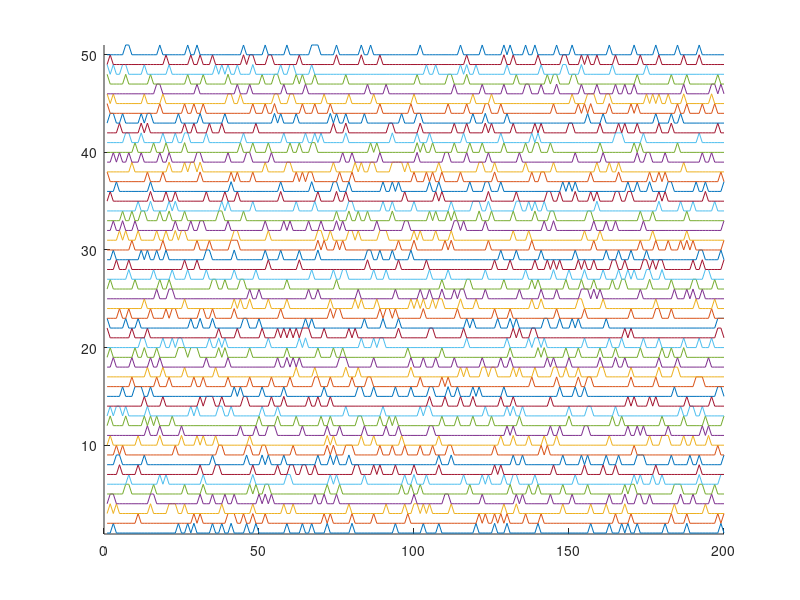
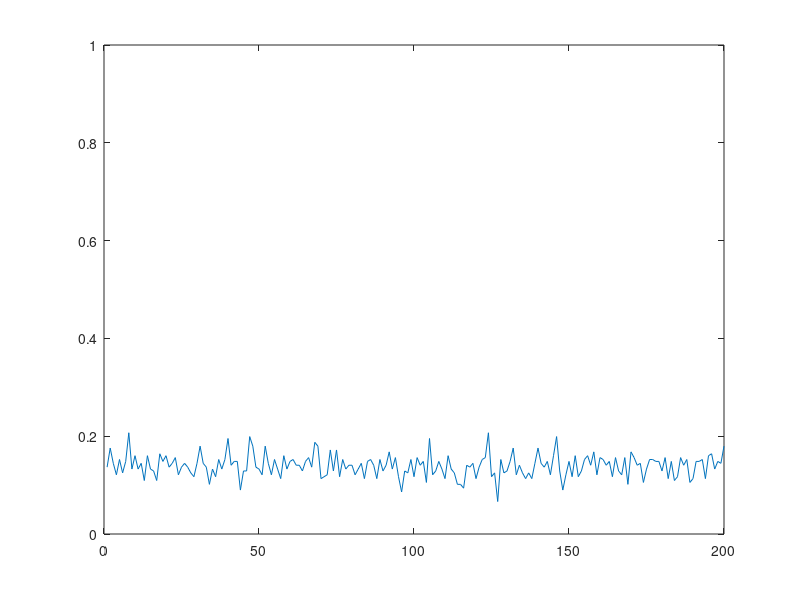
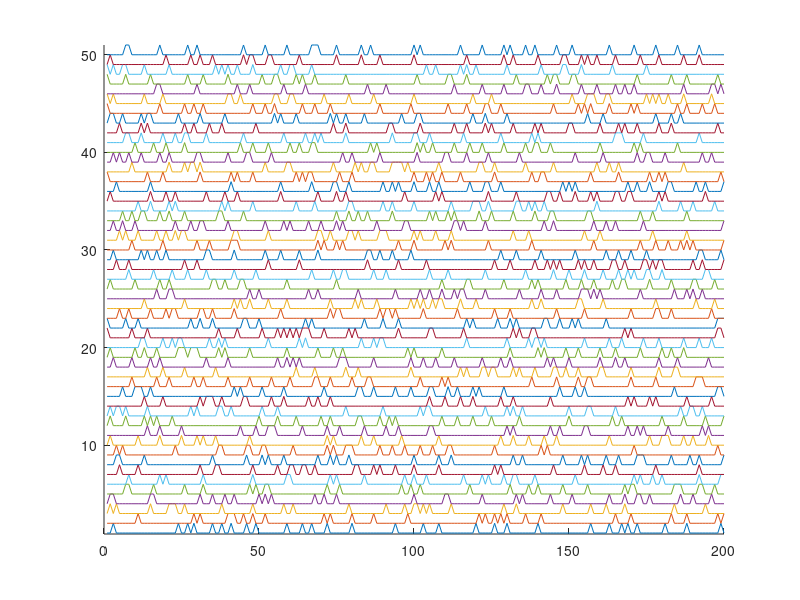
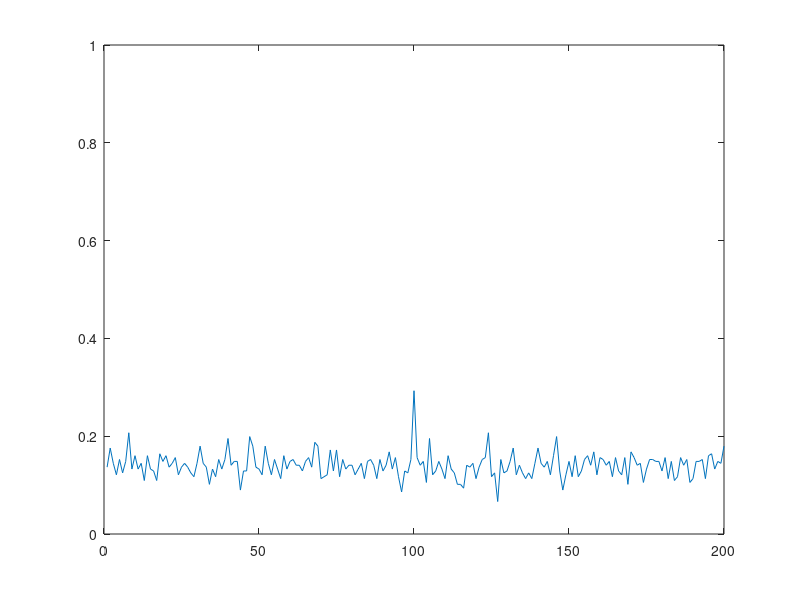

The MATLAB script that drew these images, in order:
clear all

%% Random spikes 

numits = 256; % How many neurons 

len = 200; % Duration of the epoch
numspikes = 30; % Number of spikes per epoch

z = zeros(1,len); % Empty time window, no spikes
t = 1:len; % Time steps

% Make each neuron
for j=numits:-1:1
    neuron(:,j) = z; 
    tt = randi(len,[1,numspikes]); % Random time indexes...
    neuron(tt,j) = 1; % Are set to one, which is the spike
end

% Calculate the downstream response to all neural inputs
    avgDownStream = sum(neuron');
    avgDownStream = avgDownStream / numits;

% Plot all or some of the raw spike trains
maxnumtrainstoshow = 50;
figure(27); clf; hold on;
    for j=1:min([maxnumtrainstoshow, numits])
        plot(t, neuron(:,j)+j);
    end
    ylim([0.9, min([maxnumtrainstoshow+1, numits+1])])

% Plot the downstream neural response
    figure(28); clf; 
        plot(t, avgDownStream); ylim([0 1]);

%% Signal detection with random spikes

detectionChance = 0.20; % Chance that a neuron will detect the event (range 0-1)


neuronDetector = neuron;

detections = find(rand(1,numits) <= detectionChance);
neuronDetector(round(len/2),detections) = 1;

% Calculate the downstream response to all neural inputs
    avgDownStreamDetector = sum(neuronDetector');
    avgDownStreamDetector = avgDownStreamDetector / numits;


figure(29); clf; hold on;
    for j=1:min([maxnumtrainstoshow, numits])
        plot(t, neuronDetector(:,j)+j);
    end
    ylim([0.9, min([maxnumtrainstoshow+1, numits+1])])

% Plot the downstream neural response
    figure(30); clf; 
        plot(t, avgDownStreamDetector); ylim([0 1]);
